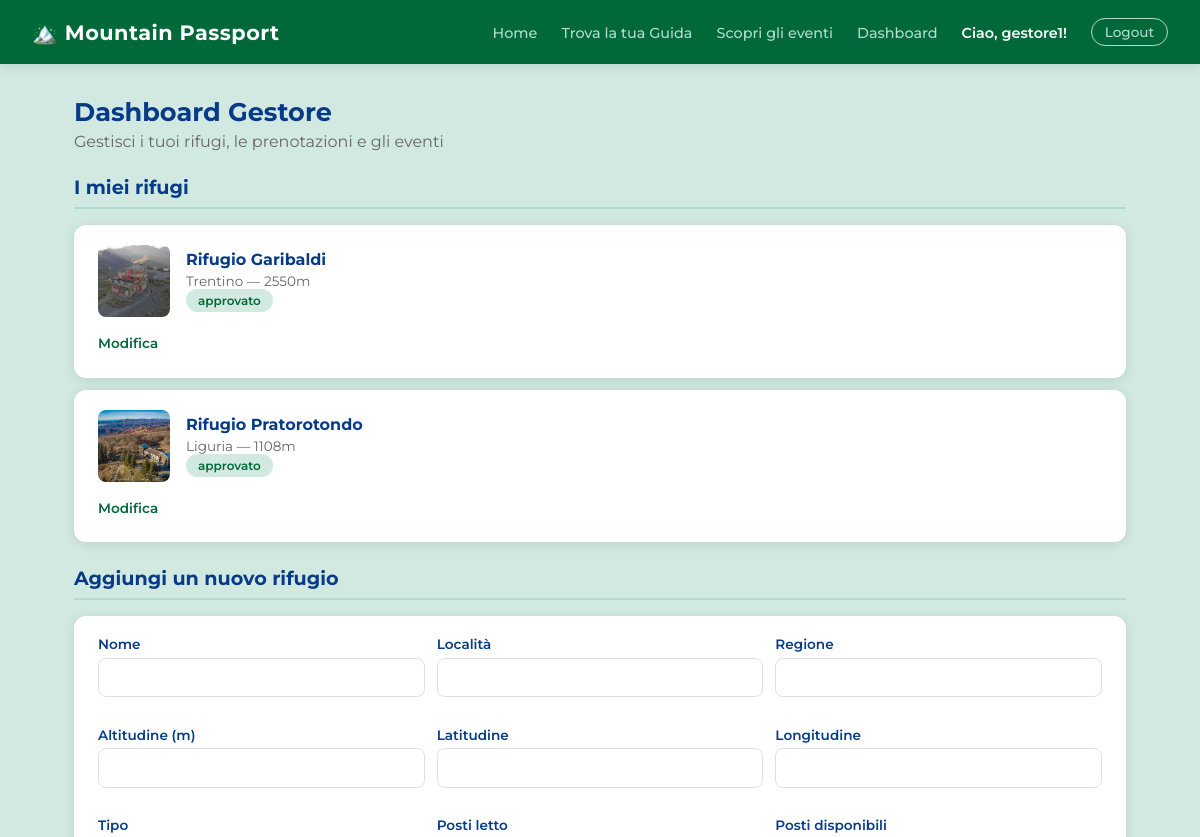
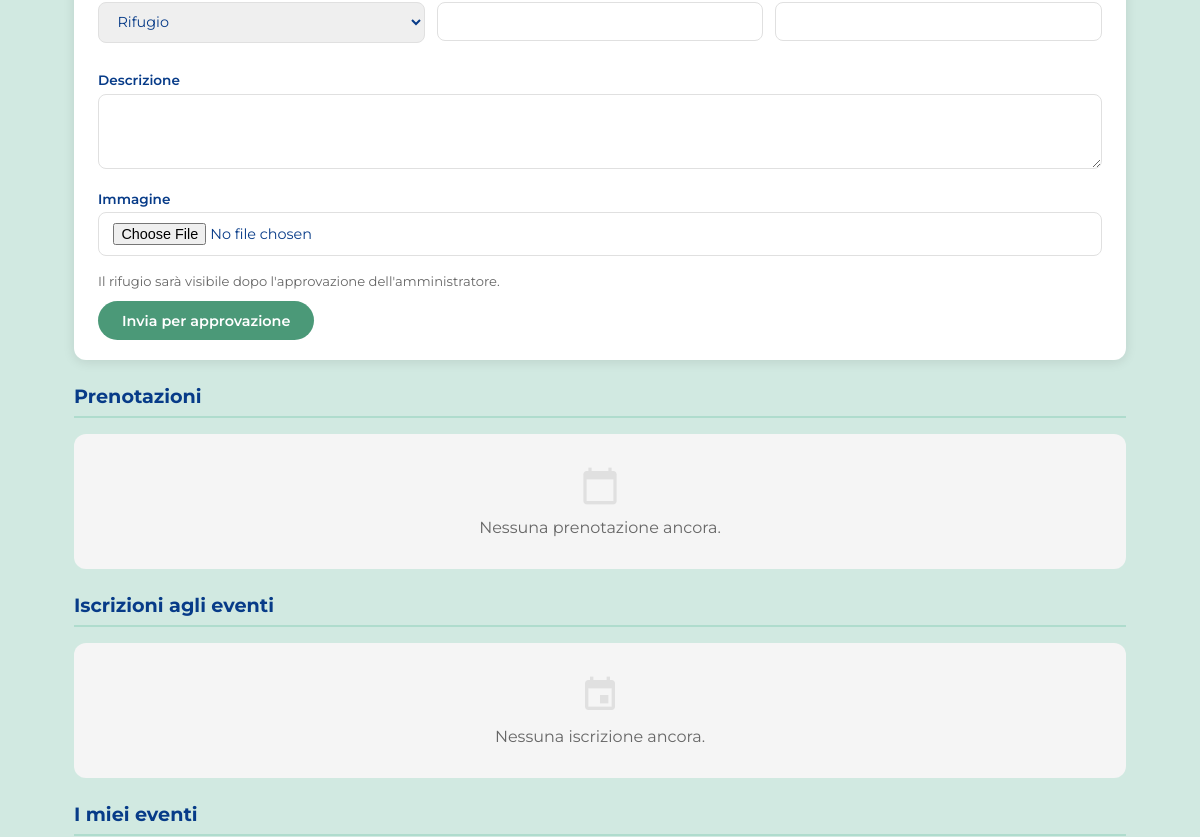
Page /gestore/ (signed in, upper part) on the earlier database version (2 pictures, top to bottom).
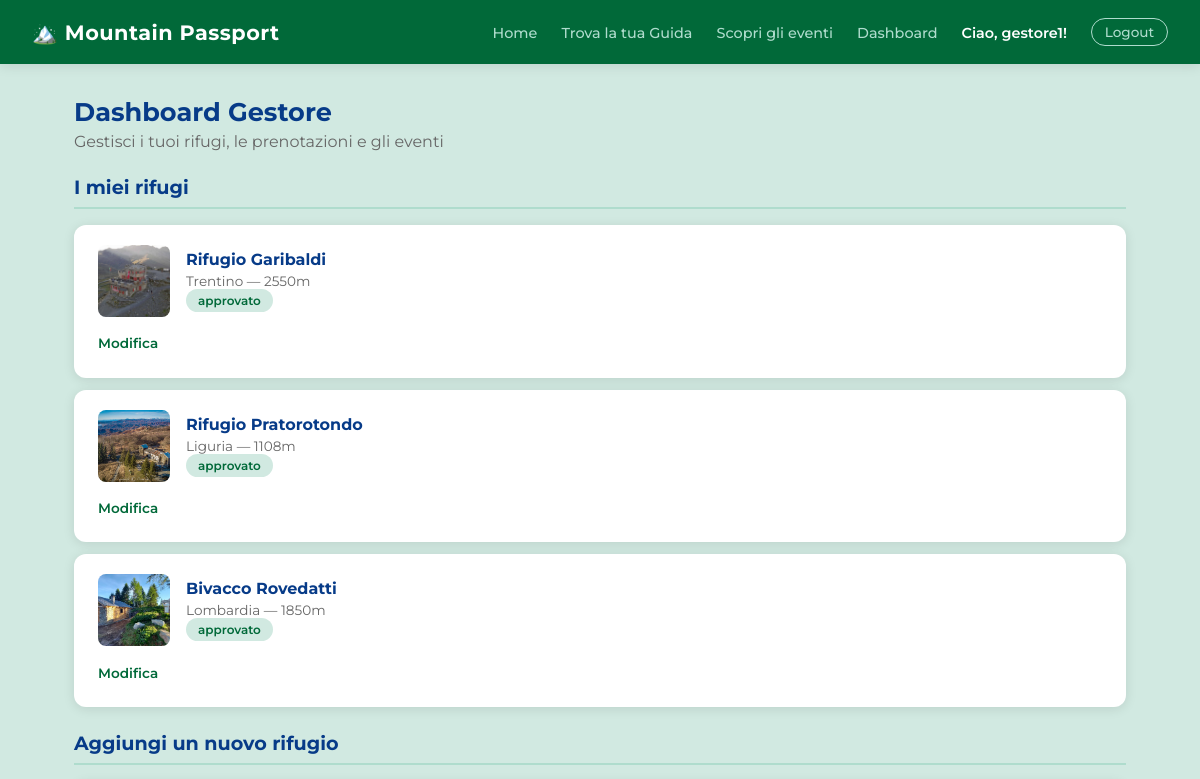
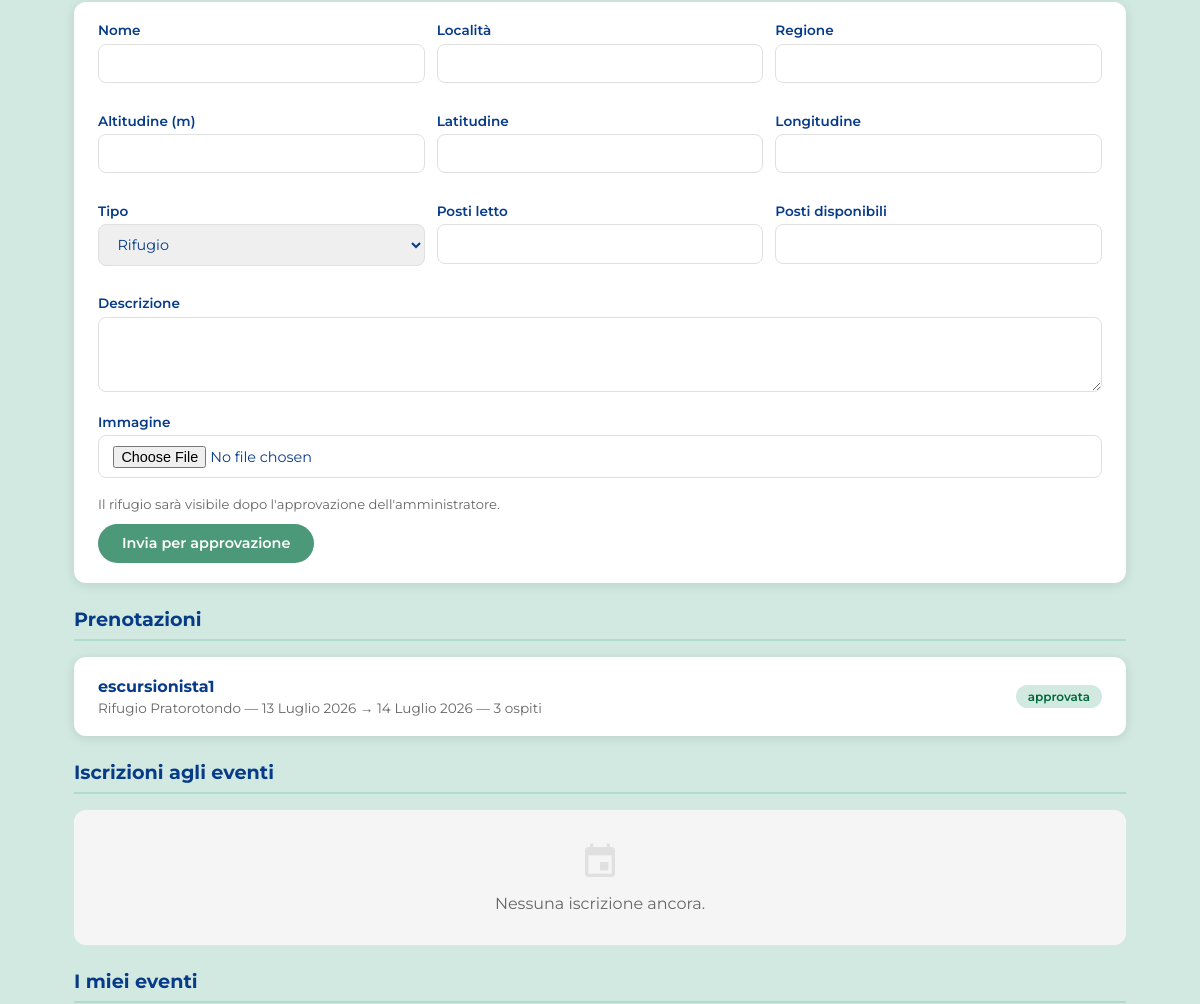
Same page on the later database version (2 pictures, top to bottom).
### rifugi/models.py (models this page shows, shortened)
class Rifugio(models.Model):
    nome = models.CharField(max_length=200)
    localita = models.CharField(max_length=200)
    altitudine = models.IntegerField()
    latitudine = models.FloatField()
    longitudine = models.FloatField()
    regione = models.CharField(max_length=100)
    mensile = models.BooleanField(default=False)
    TIPO_CHOICES = [
        ('RIFUGIO', 'Rifugio'),
        ('BIVACCO', 'Bivacco'),
        ('CAPANNA', 'Capanna'),
    ]
    tipo = models.CharField(max_length=20, choices=TIPO_CHOICES, default='RIFUGIO')
    descrizione = models.TextField(blank=True)
    posti_letto = models.IntegerField(default=0)
    posti_disponibili = models.IntegerField(default=0)
    immagine = models.ImageField(upload_to='rifugi/', blank=True, null=True)
    qr_uuid = models.UUIDField(default=uuid.uuid4, unique=True, editable=False)
    STATO_CHOICES = [
        ('in_attesa', 'In attesa'),
        ('approvato', 'Approvato'),
    ]
    stato = models.CharField(max_length=20, choices=STATO_CHOICES, default='in_attesa')
    gestore = models.ForeignKey(
        User,
        on_delete=models.SET_NULL,
        null=True,
        blank=True,
        related_name='rifugi'
    )
    class Meta:
        verbose_name_plural = "Rifugi"

class Prenotazione(models.Model):
    escursionista = models.ForeignKey(
        User,
        on_delete=models.CASCADE,
        related_name='prenotazioni'
    )
    rifugio = models.ForeignKey(
        Rifugio,
        on_delete=models.CASCADE,
        related_name='prenotazioni'
    )
    data_arrivo = models.DateField()
    data_partenza = models.DateField()
    num_ospiti = models.IntegerField(default=1)
    STATO_CHOICES = [
        ('in_attesa', 'In attesa'),
        ('approvata', 'Approvata'),
        ('rifiutata', 'Rifiutata'),
    ]
    stato = models.CharField(max_length=20, choices=STATO_CHOICES, default='in_attesa')
    posti_restituiti = models.BooleanField(default=False)
    class Meta:
        verbose_name_plural = "Prenotazioni"

### rifugi/views.py (the view)
        def wrapper(request, *args, **kwargs):
            if not request.user.is_authenticated:
                return redirect_to_login(request.get_full_path())
            if not request.user.groups.filter(name=nome_gruppo).exists() and not request.user.is_superuser:
                return render(request, '403.html', status=403)
            return view_func(request, *args, **kwargs)

### rifugi/views.py
class NuovoRifugioForm(forms.ModelForm):
    class Meta:
        model = Rifugio
        fields = ['nome', 'localita', 'altitudine', 'latitudine', 'longitudine', 'regione', 'tipo', 'descrizione', 'posti_letto', 'posti_disponibili', 'immagine']

class EventoForm(forms.ModelForm):
    class Meta:
        model = Evento
        fields = ['rifugio', 'titolo', 'descrizione', 'data', 'ora', 'posti_disponibili', 'immagine']

### rifugi/views.py (called while the page is built)
def gruppo_richiesto(nome_gruppo):
    def decorator(view_func):
        def wrapper(request, *args, **kwargs):
            if not request.user.is_authenticated:
                return redirect_to_login(request.get_full_path())
            if not request.user.groups.filter(name=nome_gruppo).exists() and not request.user.is_superuser:
                return render(request, '403.html', status=403)
            return view_func(request, *args, **kwargs)
        return wrapper
    return decorator

def aggiorna_posti_disponibili(rifugio):
    from django.db.models import Sum
    prenotazioni_scadute = Prenotazione.objects.filter(
        rifugio=rifugio,
        stato='approvata',
        data_partenza__lt=date.today(),
        posti_restituiti=False
    )
    totale = prenotazioni_scadute.aggregate(tot=Sum('num_ospiti'))['tot'] or 0
    if totale:
        rifugio.posti_disponibili = min(rifugio.posti_letto, rifugio.posti_disponibili + totale)
        rifugio.save()
        prenotazioni_scadute.update(posti_restituiti=True)

### templates/rifugi/dashboard_gestore.html (shortened to what this page needs)
{% extends 'base.html' %}
{% block content %}
<div class="page-header">
    <h2>Dashboard Gestore</h2>
    <p>Gestisci i tuoi rifugi, le prenotazioni e gli eventi</p>
</div>
<h2 class="section-title">I miei rifugi</h2>
{% for r in rifugi %}
<div class="card">
    <div style="display:flex; align-items:center; gap:1rem; flex:1;">
        {% if r.immagine %}
            <img src="{{ r.immagine.url }}" alt="{{ r.nome }}" style="width:72px; height:72px; border-radius:var(--radius-sm); object-fit:cover; flex-shrink:0;">
        {% else %}
            <div style="width:72px; height:72px; border-radius:var(--radius-sm); background:linear-gradient(135deg, var(--green) 0%, var(--blue-dark) 100%); flex-shrink:0;"></div>
        {% endif %}
        <div>
            <h3>{{ r.nome }}</h3>
            <p>{{ r.regione }} — {{ r.altitudine }}m</p>
            <span class="badge {% if r.stato == 'approvato' %}badge-green{% else %}badge-gray{% endif %}">{{ r.stato }}</span>
        </div>
    </div>
    <details class="modifica-details">
        <summary>Modifica</summary>
    </details>
</div>
{% empty %}
<div class="empty-state">
    <span class="material-icons">home</span>
    <p>Nessun rifugio ancora. Aggiungine uno qui sotto!</p>
</div>
{% endfor %}
<h2 class="section-title">Aggiungi un nuovo rifugio</h2>
<div class="card" style="display:block;">
    <form method="post" enctype="multipart/form-data">
        <div class="prenota-grid">
            <div class="form-group">
                <label>Nome</label>
                <input type="text" name="nome" required>
            </div>
            <div class="form-group">
                <label>Località</label>
                <input type="text" name="localita" required>
            </div>
            <div class="form-group">
                <label>Regione</label>
                <input type="text" name="regione" required>
            </div>
            <div class="form-group">
                <label>Altitudine (m)</label>
                <input type="number" name="altitudine" required>
            </div>
            <div class="form-group">
                <label>Latitudine</label>
                <input type="number" name="latitudine" step="any" required>
            </div>
            <div class="form-group">
                <label>Longitudine</label>
                <input type="number" name="longitudine" step="any" required>
            </div>
            <div class="form-group">
                <label>Tipo</label>
                <select name="tipo">
                    <option value="RIFUGIO">Rifugio</option>
                </select>
            </div>
            <div class="form-group">
                <label>Posti letto</label>
                <input type="number" name="posti_letto" required>
            </div>
            <div class="form-group">
                <label>Posti disponibili</label>
                <input type="number" name="posti_disponibili" required>
            </div>
        </div>
        <div class="form-group">
            <label>Descrizione</label>
            <textarea name="descrizione" rows="3"></textarea>
        </div>
        <div class="form-group">
            <label>Immagine</label>
            <input type="file" name="immagine" accept="image/*">
        </div>
        <p style="font-size:0.82rem; color:var(--gray); margin-bottom:0.75rem;">
            Il rifugio sarà visibile dopo l'approvazione dell'amministratore.
        </p>
        <button type="submit" class="btn btn-primary">Invia per approvazione</button>
    </form>
</div>
<h2 class="section-title">Prenotazioni</h2>
{% for p in prenotazioni %}
<div class="card">
    <div>
        <h3>{{ p.escursionista.username }}</h3>
        <p>{{ p.rifugio.nome }} — {{ p.data_arrivo }} → {{ p.data_partenza }} — {{ p.num_ospiti }} ospiti</p>
    </div>
    <div style="display:flex; align-items:center; gap:0.75rem; flex-wrap:wrap;">
        <span class="badge {% if p.stato == 'approvata' %}badge-green{% elif p.stato == 'rifiutata' %}badge-red{% else %}badge-gray{% endif %}">
            {{ p.stato }}
        </span>
    </div>
</div>
{% empty %}
<div class="empty-state">
    <span class="material-icons">calendar_today</span>
    <p>Nessuna prenotazione ancora.</p>
</div>
{% endfor %}
<h2 class="section-title">Iscrizioni agli eventi</h2>
{% for e in eventi %}
    {% for iscr in e.iscrizioni.all %}
    <div class="card">
        <div>
            <h3>{{ iscr.escursionista.username }}</h3>
            <p>{{ e.titolo }} — {{ e.data }} — {{ iscr.num_persone }} person{% if iscr.num_persone == 1 %}a{% else %}e{% endif %}</p>
        </div>
        <span class="badge badge-green">Iscritto</span>
    </div>
    {% endfor %}
{% empty %}
<div class="empty-state">
    <span class="material-icons">event</span>
    <p>Nessuna iscrizione ancora.</p>
</div>
{% endfor %}
<h2 class="section-title">I miei eventi</h2>
{% endblock %}

### templates/base.html (shortened to what this page needs)
{% load static %}
<!DOCTYPE html>
<html lang="it">
<head>
    <link rel="stylesheet" href="{% static 'css/base.css' %}">
    <link rel="stylesheet" href="{% static 'css/home.css' %}">
    <link rel="stylesheet" href="{% static 'css/eventi.css' %}">
    <link rel="stylesheet" href="{% static 'css/detail.css' %}">
    <link rel="stylesheet" href="{% static 'css/form.css' %}">
    <link rel="stylesheet" href="{% static 'css/pages.css' %}">
</head>
<body>
<nav class="navbar">
    <a href="{% url 'home' %}" class="navbar-brand">🏔️ Mountain Passport</a>
    <ul class="navbar-nav">
        <li><a href="{% url 'home' %}">Home</a></li>
        <li><a href="{% url 'guide' %}">Trova la tua Guida</a></li>
        <li><a href="{% url 'eventi' %}">Scopri gli eventi</a></li>
        {% if user.is_authenticated %}
            {% if user.groups.all.0.name == 'Escursionista' %}
                <li><a href="{% url 'checkin' %}">Check-in</a></li>
                <li><a href="{% url 'passaporto' %}">Passaporto</a></li>
            {% elif user.groups.all.0.name == 'GestoreRifugio' %}
                <li><a href="{% url 'dashboard_gestore' %}">Dashboard</a></li>
            {% elif user.groups.all.0.name == 'GuidaAlpina' %}
                <li><a href="{% url 'dashboard_guida' %}">Dashboard</a></li>
            {% elif user.groups.all.0.name == 'Admin' or user.is_superuser %}
                <li><a href="{% url 'pannello_admin' %}">Pannello Admin</a></li>
            {% endif %}
            <li><span class="navbar-user">Ciao, {{ user.username }}!</span></li>
            <li>
                <form method="post" action="/accounts/logout/" style="display:inline">
                    <button type="submit" class="btn-logout">Logout</button>
                </form>
            </li>
        {% else %}
            <li><a href="/accounts/login/">Login</a></li>
            <li><a href="{% url 'register' %}">Registrati</a></li>
        {% endif %}
    </ul>
</nav>
<main>
    {% block content %}{% endblock %}
</main>
</body>
</html>

### static/css/base.css (style rules this page uses)
:root { --green-dark: #016939; --green: #4B9978; --green-light: #AFDCCD; --green-bg: #D1E9E1; --blue-dark: #073B88; --blue: #2F629A; --blue-light: #6B9AB5; --gray: #666666; --gray-light: #E0E0E0; --gray-bg: #F5F5F5; --white: #FFFFFF; --shadow: 0 2px 12px rgba(0,0,0,0.10); --radius: 12px; --radius-sm: 8px; }
*, *::before, *::after { box-sizing: border-box; margin: 0; padding: 0; }
body { font-family: 'Montserrat', sans-serif; background-color: var(--green-bg); color: var(--blue-dark); min-height: 100vh; display: flex; flex-direction: column; }
a { color: var(--blue); text-decoration: none; }
.navbar { background-color: var(--green-dark); padding: 0 2rem; display: flex; align-items: center; justify-content: space-between; height: 64px; box-shadow: var(--shadow); position: sticky; top: 0; z-index: 100; }
.navbar-brand { font-size: 1.3rem; font-weight: 700; color: var(--white) !important; letter-spacing: 0.5px; text-decoration: none; }
.navbar-nav { display: flex; align-items: center; gap: 1.5rem; list-style: none; }
.navbar-nav a { color: var(--green-light); font-size: 0.9rem; font-weight: 500; transition: color 0.2s; }
.navbar-user { color: var(--white); font-size: 0.9rem; font-weight: 600; }
.btn-logout { background: transparent; border: 1px solid var(--green-light); color: var(--green-light); padding: 0.3rem 0.8rem; border-radius: 20px; cursor: pointer; font-family: 'Montserrat', sans-serif; font-size: 0.85rem; font-weight: 500; transition: all 0.2s; }
main { flex: 1; max-width: 1100px; margin: 0 auto; padding: 2rem 1.5rem; width: 100%; }
.btn { display: inline-block; padding: 0.65rem 1.5rem; border-radius: 24px; font-weight: 600; font-size: 0.9rem; cursor: pointer; transition: all 0.2s; border: none; font-family: 'Montserrat', sans-serif; text-decoration: none; }
.btn-primary { background-color: var(--green); color: var(--white); }

### static/css/detail.css (style rules this page uses)
.prenota-grid { display: grid; grid-template-columns: repeat(3, 1fr); gap: 0.75rem; margin-bottom: 0.75rem; }

### static/css/form.css (style rules this page uses)
.form-group { margin-bottom: 1.1rem; }
.form-group label { display: block; font-size: 0.85rem; font-weight: 600; color: var(--blue-dark); margin-bottom: 0.35rem; }
.form-group input, .form-group select, .form-group textarea { width: 100%; border: 1px solid var(--gray-light); border-radius: var(--radius-sm); padding: 0.6rem 0.9rem; font-family: 'Montserrat', sans-serif; font-size: 0.9rem; color: var(--blue-dark); outline: none; transition: border-color 0.2s; }

### static/css/pages.css (style rules this page uses)
.section-title { font-size: 1.2rem; font-weight: 700; color: var(--blue-dark); margin: 1.5rem 0 1rem; padding-bottom: 0.5rem; border-bottom: 2px solid var(--green-light); }
.empty-state { display: flex; flex-direction: column; align-items: center; gap: 0.75rem; padding: 2rem; background: var(--gray-bg); border-radius: var(--radius); text-align: center; color: var(--gray); margin-bottom: 1rem; }
.empty-state .material-icons { font-size: 2.5rem; color: var(--gray-light); }
.card { background: var(--white); border-radius: var(--radius); box-shadow: var(--shadow); padding: 1.25rem 1.5rem; margin-bottom: 0.75rem; display: flex; justify-content: space-between; align-items: center; flex-wrap: wrap; gap: 0.75rem; }
.card h3 { font-size: 1rem; font-weight: 700; color: var(--blue-dark); margin-bottom: 0.25rem; }
.card p { font-size: 0.85rem; color: var(--gray); }
.badge { display: inline-block; padding: 0.25rem 0.75rem; border-radius: 20px; font-size: 0.75rem; font-weight: 600; }
.badge-green { background: var(--green-bg); color: var(--green-dark); }
.page-header { margin-bottom: 1.5rem; }
.page-header h2 { font-size: 1.6rem; font-weight: 700; color: var(--blue-dark); }
.page-header p { color: var(--gray); margin-top: 0.3rem; }
.modifica-details { width: 100%; }
.modifica-details summary { cursor: pointer; color: var(--green-dark); font-size: 0.85rem; font-weight: 600; list-style: none; padding: 0.4rem 0; }

Differences in the rows shown:
added Rifugio: immagine (picture), nome "Bivacco Rovedatti", regione "Lombardia", altitudine "1850", stato "approvato"
added Prenotazione: escursionista.username "escursionista1", rifugio.nome "Rifugio Pratorotondo", data_arrivo "13 Luglio 2026", data_partenza "14 Luglio 2026", num_ospiti "3", stato "approvata"
Other differences:
text no longer shown: "Nessuna prenotazione ancora."
